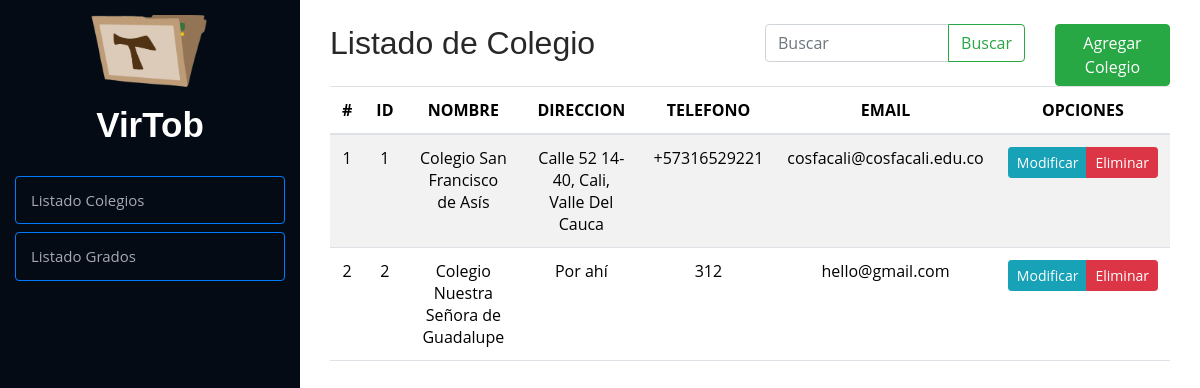
/listaColegio/, run on an earlier commit of the app's database.
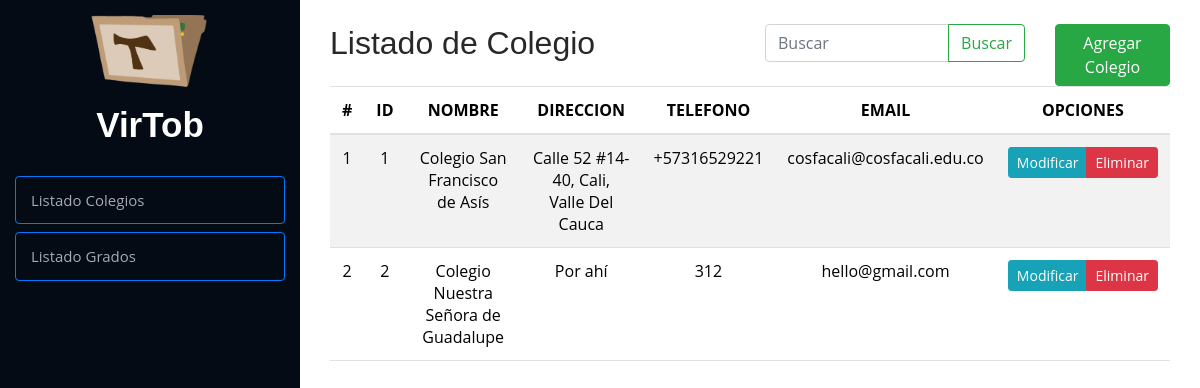
And on a later commit of the database.
### Modulos/Observador/models.py (models this page shows)
class Colegio(models.Model):
    idColegio = models.AutoField(primary_key=True)
    nombre = models.CharField(max_length=50)
    direccion = models.CharField(max_length=100)
    telefono = models.CharField(max_length=13)
    email = models.EmailField(max_length=100)
    def __str__(self):
        return f"idColegio: {self.idColegio}, Nombre: {self.nombre}"
    class Meta:
        verbose_name = 'Colegio'

### Modulos/Observador/views.py (the view, shortened to what this page needs)
# urls.py: path('listaColegio/', listaColegio, name='listaColegio'),
def listaColegio(request):
    query = request.GET.get('buscar', '')
    logger.info(f"🔍 Búsqueda recibida: {query}")  # Esto se verá en la consola
    colegios = Colegio.objects.all()
    logger.info(f"📄 Registros encontrados: {colegios}")
    return render(request, 'listaColegios.html', {'colegio': colegios, 'query': query})

### Modulos/Observador/templates/listaColegios.html (shortened to what this page needs)
{% extends "index.html" %}
{% load static %}
        {% block contenido %}
        <div class="container py-4">
            <div class="row">
                <div class="col-md-12">
                    <div class="row">
                        <div class="col-6">
                            <h2>Listado de Colegio</h2>
                        </div>
                        <div class="col-4">
                            <form class="d-flex" method="GET">
                                <div class="input-group">
                                    <input type="text" class="form-control" placeholder="Buscar" name="buscar"
                                        value="{{ query }}" aria-label="Search">
                                    <button class="btn btn-outline-success" type="submit">Buscar</button>
                                </div>
                            </form>
                        </div>
                        <div class="col-2">
                            <a href="{% url 'agregarColegio' %}" class="btn btn-success">Agregar Colegio</a>
                        </div>
                    </div>
                    <div class="table-responsive">
                        <table class="table table-striped">
                            <thead>
                                <tr>
                                    <th>#</th>
                                    <th>ID</th>
                                    <th>NOMBRE</th>
                                    <th>DIRECCION</th>
                                    <th>TELEFONO</th>
                                    <th>EMAIL</th>
                                    <th>OPCIONES</th>
                                </tr>
                            </thead>
                            <tbody>
                                {% if colegio %}
                                {% for colegio in colegio %}
                                <tr>
                                    <td class="">{{ forloop.counter }}</td>
                                    <td class="">{{ colegio.idColegio }}</td>
                                    <td class="">{{ colegio.nombre }}</td>
                                    <td class="">{{ colegio.direccion }}</td>
                                    <td class="">{{ colegio.telefono }}</td>
                                    <td class="">{{ colegio.email }}</td>
                                    <td>
                                        <div class="btn-group btn-group-sm" role="group" aria-label="Basic example">
                                            <a href="{% url 'modificarColegio' colegio.idColegio %}"
                                                class="btn btn-info btn-sm">
                                                Modificar
                                            </a>
                                            <a href="#" onclick="eliminarColegio({{ colegio.idColegio }})"
                                                class="btn btn-danger btn-sm">
                                                Eliminar
                                            </a>
                                        </div>
                                    </td>
                                </tr>
                                {% endfor %}
                                {% else %}
                                <tr>
                                    <td colspan="6" class="text-center text-danger">⚠ No se encontraron resultados</td>
                                </tr>
                                {% endif %}
                            </tbody>
                        </table>
                    </div>
                </div>
            </div>
        </div>
        {% endblock %}

What changed in the data, as far as the page shows it:
changed Colegio "Colegio San Francisco de Asís": direccion "Calle 52 14-40, Cali, Valle Del Cauca" → "Calle 52 #14-40, Cali, Valle Del Cauca"
